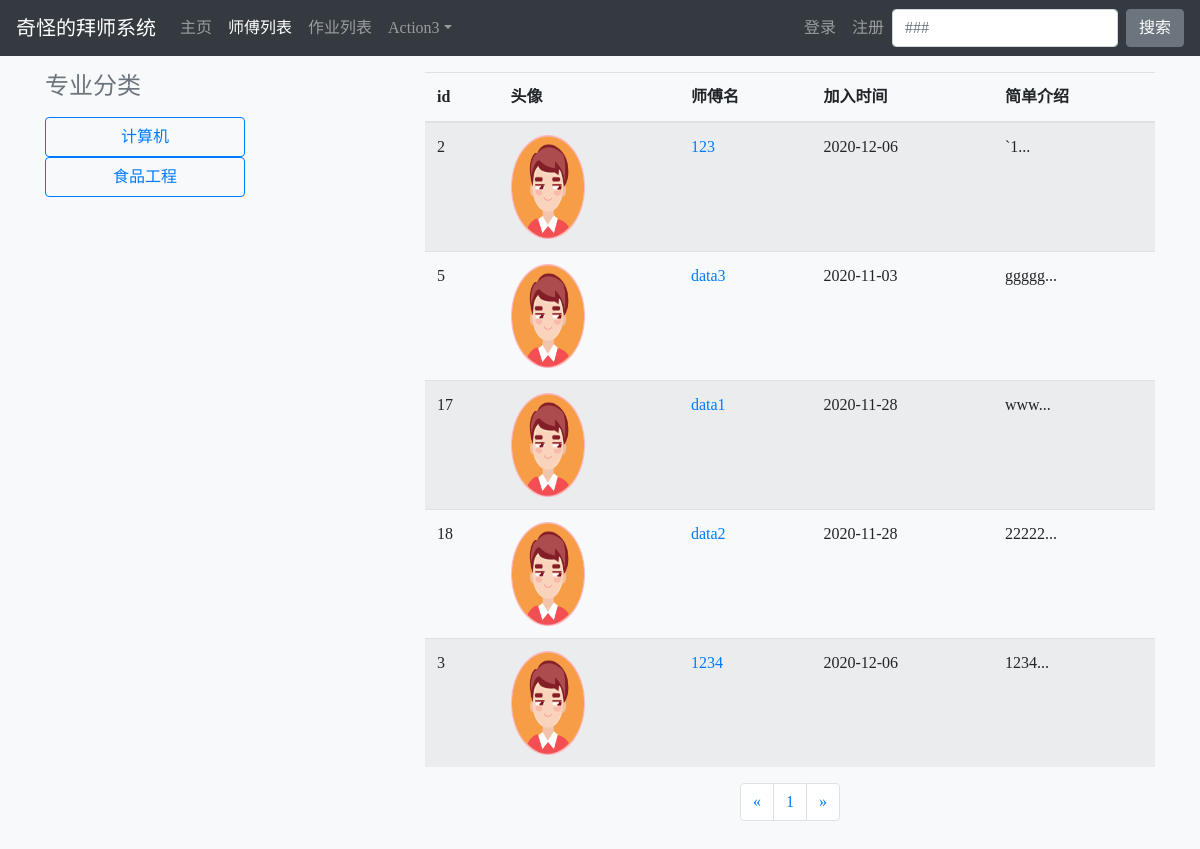
Page /Apprenticeship/teacher_major/1 on the committed database.
### user/models.py (models this page shows, shortened)
class Major(models.Model):
    major = models.CharField(max_length=10)

class Profile(models.Model):
    user = models.OneToOneField(User, on_delete=models.CASCADE)
    student_ID = models.CharField(max_length=8, null=True, verbose_name="学号")
    portrait = models.ImageField('头像', upload_to=user_directory_path, blank=True, null=True)
    real_name = models.CharField(max_length=10, null=True, verbose_name="真实姓名")
    nickname = models.CharField(max_length=20, verbose_name='昵称')
    school = models.CharField(max_length=10, default='华东理工大学')
    sex = models.CharField(max_length=2, null=True)
    grade = models.CharField(max_length=5)
    major = models.ForeignKey(Major, on_delete=models.DO_NOTHING, null=True)
    photo_resize = ImageSpecField(  # 注意：ImageSpecField 不会生成数据库表的字段
        source='portrait',
        processors=[ResizeToFill(148, 207)],  # 处理成一寸照片的大小
        format='JPEG',  # 处理后的图片格式
        options={'quality': 95}  # 处理后的图片质量
    )
    def photo_resize_url(self):
        if self.photo_resize and hasattr(self.photo_resize, 'url'):
            return self.photo_resize.url
        else:
            return '\\media\\upload\\default\\user.jpg'

class Teacher(models.Model):
    user = models.OneToOneField(User, on_delete=models.CASCADE, null=True)
    teacher_name = models.CharField(max_length=10, null=True)
    skill = models.CharField(max_length=50, null=True)
    enter_time = models.DateTimeField(null=True, blank=True)
    self_introduction = RichTextUploadingField(null=True)

### Apprenticeship/views.py (the view)
# urls.py: path('teacher_major/<int:major_pk>', views.teacher_major, name='teacher_major'),
def teacher_major(request, major_pk):
    major = Major.objects.get(pk=major_pk)
    profile_list = Profile.objects.filter(major=major)
    major_list = Major.objects.all()
    paginator = Paginator(profile_list, 5)  # 每10页进行分页
    page_num = request.GET.get('page', 1)
    page_of_teachers = paginator.get_page(page_num)
    context = {}
    context['major_list'] = major_list
    context['profile_list'] = profile_list
    context['page_of_teachers'] = page_of_teachers
    return render(request, 'Apprenticeship/teacher_major.html', context)

### user/models.py (called while the page is built)
def get_teacher(self):
    if Teacher.objects.filter(user=self).exists():
        teacher = Teacher.objects.get(user=self)
        return teacher
    else:
        return ''

def get_Profile(self):
    if Profile.objects.filter(user=self).exists():
        profile = Profile.objects.get(user=self)
        return profile
    else:
        return ''

### Apprenticeship/templates/Apprenticeship/teacher_major.html (shortened to what this page needs)
{% extends 'base.html' %}
{% block TeaActive %}active{% endblock %}
{% block content %}
    <br>
    <div class="container">
        <div class="row">
            <div class="col-md-4">
                <h4 class="d-flex justify-content-between align-items-center mb-3">
                    <span class="text-muted">专业分类</span>
                </h4>
                {% for item in major_list %}
                    <a href="{% url 'teacher_major' item.pk %}">
                        <button type="button" class="btn btn-outline-primary" style="width:200px;height:40px">
                            {{ item.major }}
                        </button>
                    </a>
                {% endfor %}
            </div>
            <div class="col-sm-8">
                <div class="table-responsive">
                <table class="table table-striped table-hover">
                  <thead>
                    <tr>
                        <th>id</th>
                        <th>头像</th>
                        <th>师傅名</th>
                        <th>加入时间</th>
                        <th>简单介绍</th>
                    </tr>
                  </thead>
                  <tbody>
                  {% for one_profile in page_of_teachers.object_list %}
                    {% if one_profile.user.teacher %}
                    <tr>
                      <td>{{ one_profile.user.pk }}</td>
                        <td><img id="photo" src="{{ one_profile.user.Profile.photo_resize_url }}"height="104" width="74" alt="#"></td>
                      <td><a href="{% url 'teacher_info_outside' one_profile.user.pk %}">{{ one_profile.user.teacher.teacher_name }}</a></td>
                        <td>{{ one_profile.user.teacher.enter_time|date:"Y-m-d" }}</td>
                        <td>{{ one_profile.user.teacher.self_introduction|striptags|truncatechars:"5" }}...</td>
                    </tr>
                    {% endif %}
                    {% empty %}
                        <h3>---暂无信息---</h3>
                    {% endfor %}
                  </tbody>
                </table>
              </div>
            <nav aria-label="Page navigation example">
                    <ul class="pagination justify-content-center">
                        <li class="page-item">
                            {% if page_of_teachers.has_previous %}
                                <a class="page-link" href="?page={{ page_of_teachers.pageprevious_page_number }}" aria-label="Previous">
                                    <span aria-hidden="true">&laquo;</span>
                                </a>
                            {% else %}
                                <a class="page-link" href="#" aria-label="Previous">
                                <span aria-hidden="true">&laquo;</span>
                                </a>
                            {% endif %}
                        </li>
                        {% for page_num in page_of_teachers.paginator.page_range %}
                         <li class="page-item"><a class="page-link" href="?page={{ page_num }}">{{ page_num }}</a></li>
                        {% endfor %}
                        <li class="page-item">
                            {% if page_of_teachers.has_next %}
                                <a class="page-link" href="?page={{ page_of_teachers.next_page_number }}" aria-label="Next">
                                    <span aria-hidden="true">&raquo;</span>
                                </a>
                            {% else %}
                                <a class="page-link" href="#" aria-label="Next">
                                    <span aria-hidden="true">&raquo;</span></a>
                            {% endif %}
                        </li>
                    </ul>
            </nav>
            </div>
        </div>
    </div>
{% endblock %}

### templates/base.html (style rules this page uses)
html { height: 100%; }
body { display: flex; flex-direction: column; height: 100%; font-family: '微软雅黑'; }

### rows in the picture
Major: major "计算机"
Major: major "食品工程"
Profile: user.pk "2", user.teacher.teacher_name "123", user.teacher.enter_time "2020-12-06", user.teacher.self_introduction "`1"
Profile: user.pk "5", user.teacher.teacher_name "data3", user.teacher.enter_time "2020-11-03", user.teacher.self_introduction "ggggg"
Profile: user.pk "17", user.teacher.teacher_name "data1", user.teacher.enter_time "2020-11-28", user.teacher.self_introduction "www"
Profile: user.pk "18", user.teacher.teacher_name "data2", user.teacher.enter_time "2020-11-28", user.teacher.self_introduction "22222"
Profile: user.pk "3", user.teacher.teacher_name "1234", user.teacher.enter_time "2020-12-06", user.teacher.self_introduction "1234"

### other values in the picture
{{ page_num }} "1"
